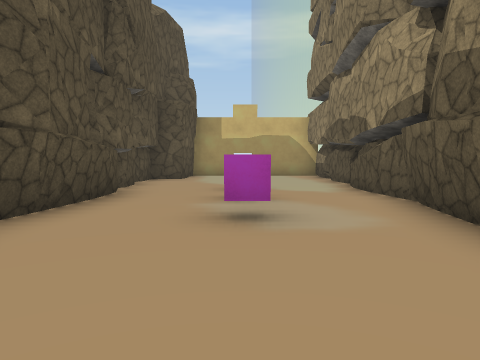
View 1 (above)

21 first-person views from a walk through a Unity game level. The camera is 1.4 m above the floor, tilts 4° down and sees 70° across. The floor is counted in squares, 2 m on a side. Each view is taken from the middle of a square. On the plan, view 1 faces up. The plan holds only what a view shows up to about 11 squares ahead; the rest is blank. The place goes on beyond the plan. The player is left out. Some surface patterns are stand-ins.

View 2
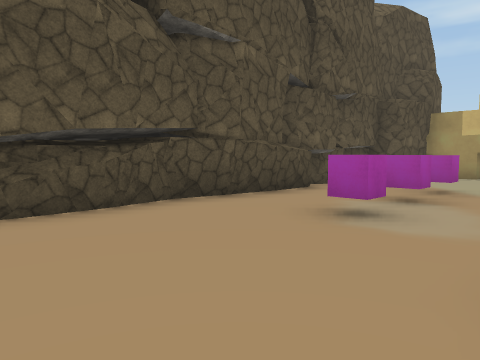

View 3
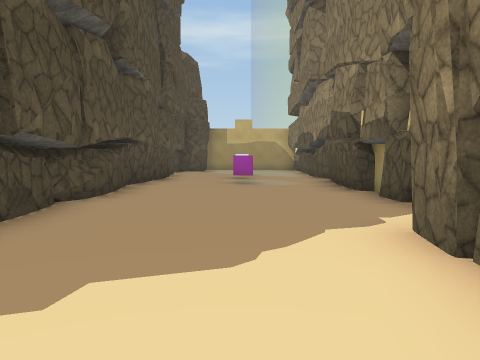

View 4
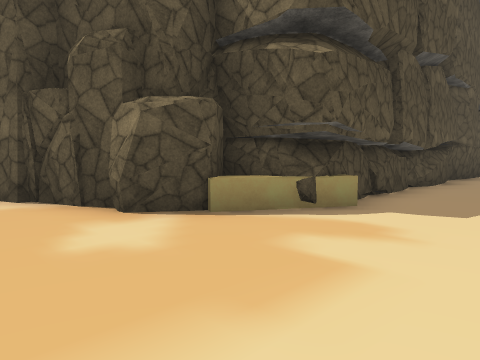

View 5
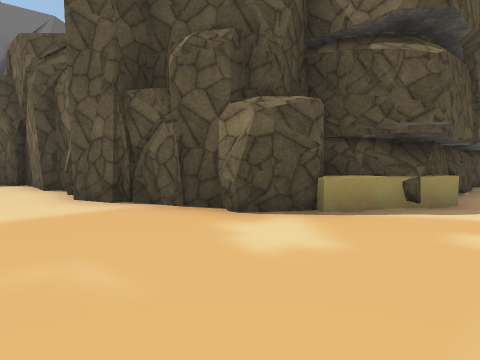

View 6
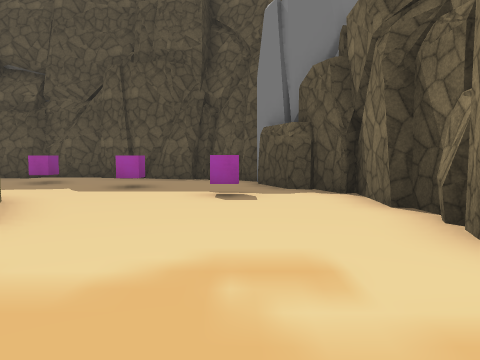

View 7
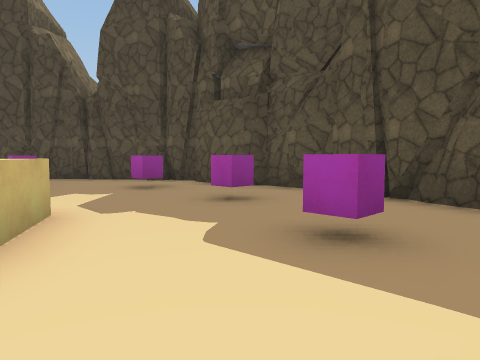

View 8
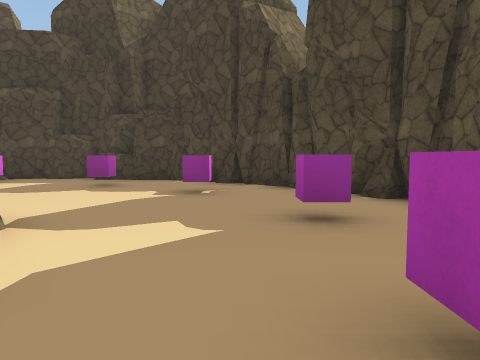

View 9
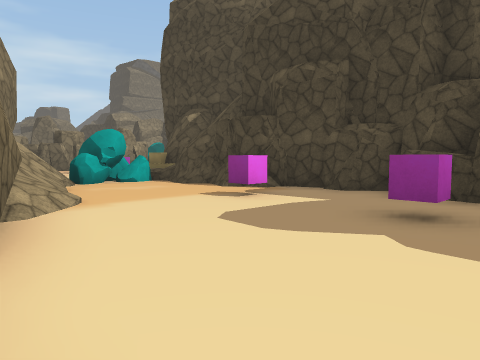

View 10
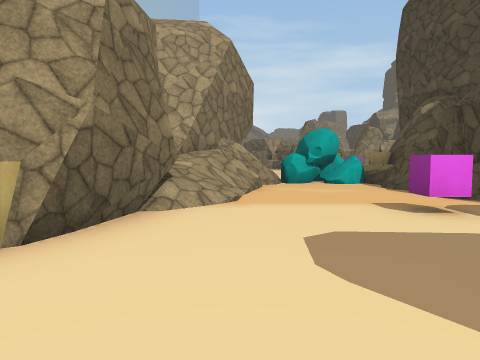

View 11
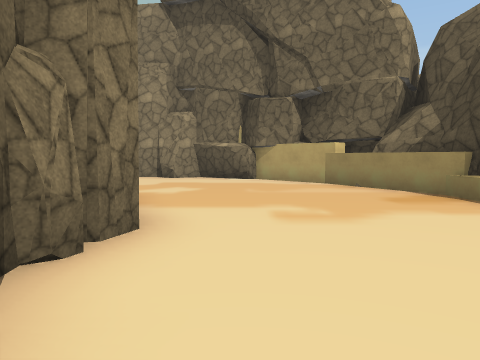

View 12
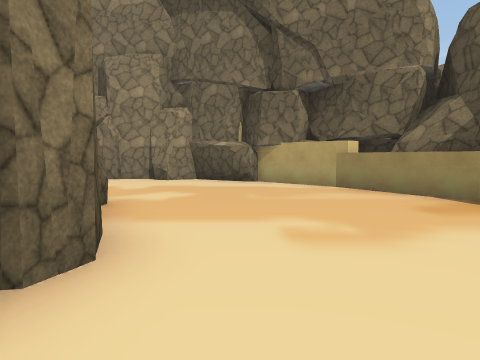

View 13
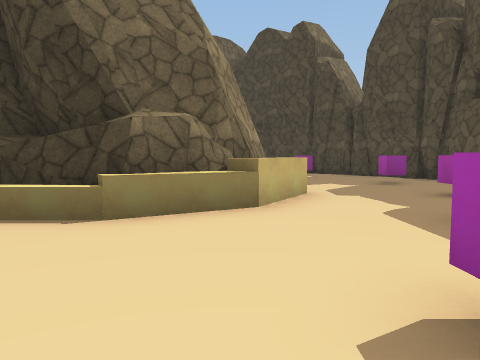

View 14
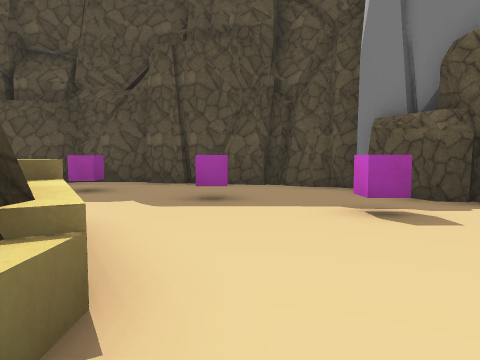

View 15
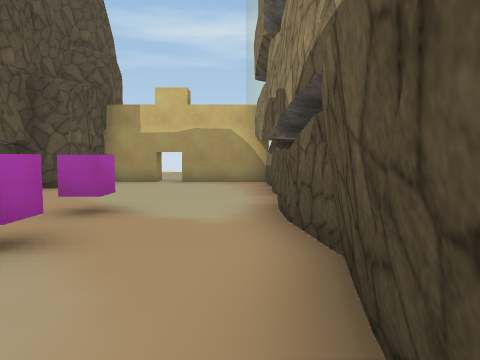

View 16
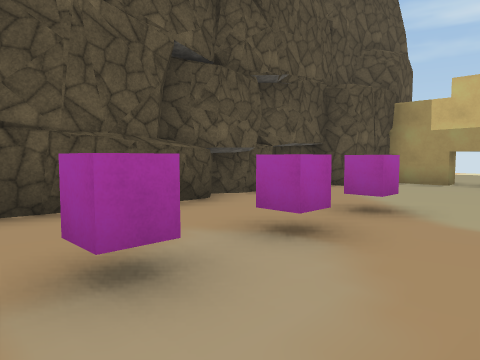

View 17
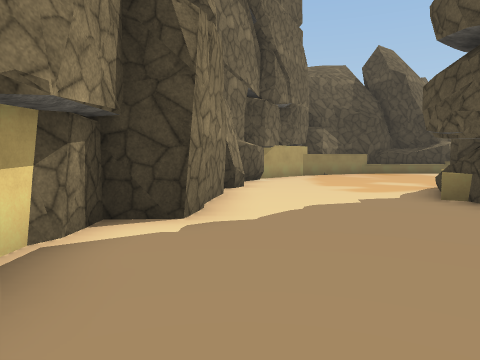

View 18
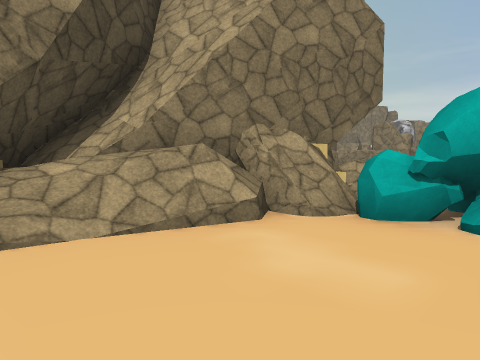

View 19
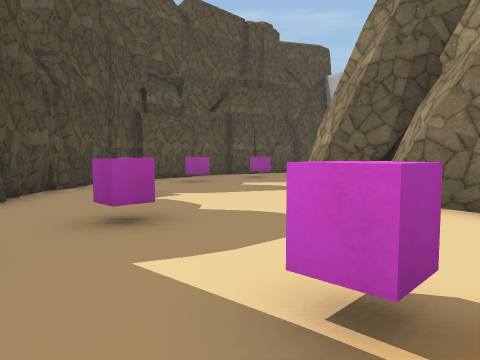

View 20
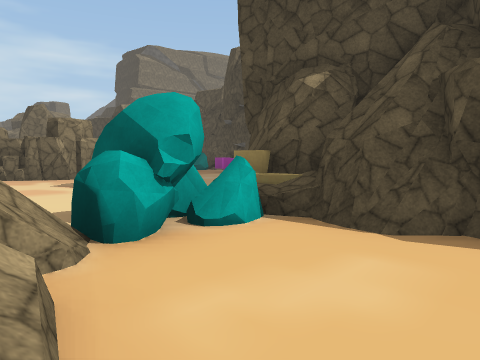

View 21
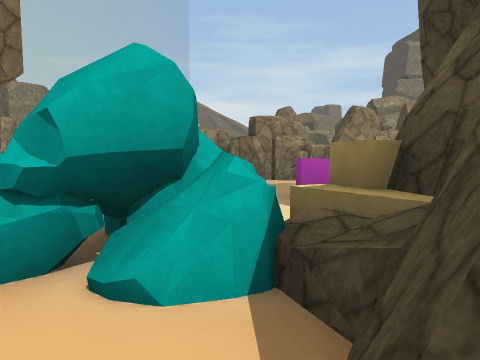

### Floor plan
Key: @ floor where view 1 was taken; # wall or solid block; . floor; / step, stairs or slope; ^ raised ledge; v drop or lower ground; R rock; C pink cube; O other object.
Columns run from 16 left of view 1 to 5 right of it. Each row starts with its distance up from view 1.
 13                #####
 12               R....#
 11              RR....#
 10              #.....#
  9              #.....#
  8              #.....#
  7              #..C..#
  6              #..C..#
  5              #.....#
  4              #..C..#
  3              #.....#
  2              #.....#
  1              #.....#
  0              #..@..#
 -1              #.....#
 -2              #....R#
 -3              #....R
 -4        R    ##....R
 -5      RRRRRR RR....#
 -6       R RRR#R....R
 -7      R.R.R.......#
 -8   ##R............#
 -9  ##...C.........##
-10  #.............##
-11  #..C........###
-12  #......######
-13 ##.....^#
-14 #..C..^#          O
-15 #.....^#         OO
-16 ##.....#    ###
-17  R.C....^######
-18  #.........#//##
-19  #.........////###
-20  ##..C.........Rvv
-21   ##...C..C....RRvvvvv
-22    ##..........R R  vv
-23     ###RR../R##R#vvCvv
-24        RRRRR ##R R

Positions as (right, up) in squares from view 1, and headings:
1: (0, 0), facing up
2: (2, 0), facing up-left
3: (0, -5), facing up
4: (0, -8), facing up-left
5: (-1, -9), facing up-left
6: (-4, -9), facing left
7: (-9, -10), facing down-left
8: (-12, -13), facing down
9: (-10, -17), facing down-right
10: (-10, -19), facing right
11: (-10, -8), facing right
12: (-9, -8), facing right
13: (-9, -8), facing down
14: (-6, -11), facing left
15: (2, 3), facing up
16: (2, 3), facing up-left
17: (1, 2), facing down
18: (-5, -22), facing up-right
19: (-5, -23), facing up-left
20: (-4, -19), facing down-right
21: (-3, -22), facing right
